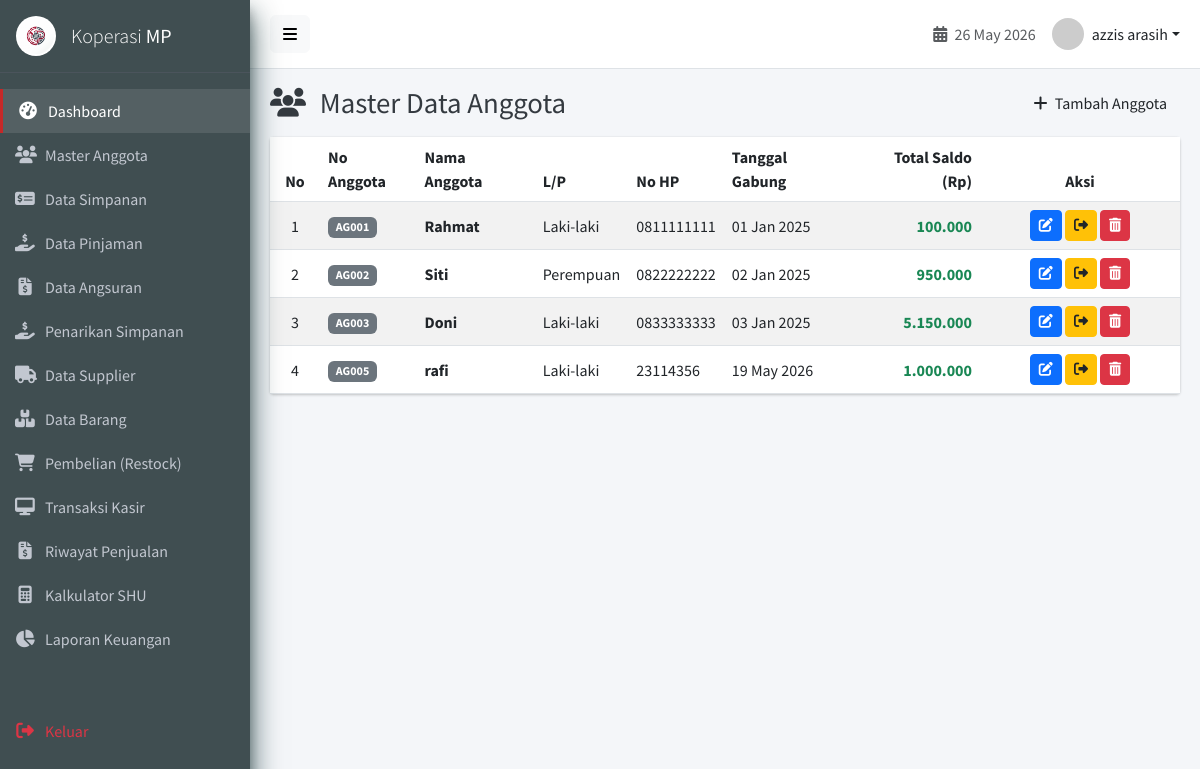
Screenshot of /anggota.php (signed in) with the database file from the repository.
### tables this page shows
CREATE TABLE `anggota` (
  `id_anggota` int(11) NOT NULL AUTO_INCREMENT,
  `no_anggota` varchar(30) NOT NULL,
  `nama_anggota` varchar(100) NOT NULL,
  `jk` enum('L','P') DEFAULT NULL,
  `alamat` text DEFAULT NULL,
  `no_hp` varchar(20) DEFAULT NULL,
  `tanggal_gabung` date DEFAULT NULL,
  `status` enum('aktif','nonaktif') DEFAULT 'aktif',
  `created_at` timestamp NOT NULL DEFAULT current_timestamp(),
  `updated_at` timestamp NOT NULL DEFAULT current_timestamp() ON UPDATE current_timestamp(),
  `deleted_at` timestamp NULL DEFAULT NULL,
  PRIMARY KEY (`id_anggota`),
  UNIQUE KEY `no_anggota` (`no_anggota`),
  KEY `idx_nama_anggota` (`nama_anggota`)
);

### anggota.php (the view, shortened to what this page needs)
<?php
require_once 'config/database.php';
include 'views/layouts/header.php';
?>
<div class="content-header">
    <div class="d-flex justify-content-between align-items-center">
        <h1 class="m-0"><i class="fas fa-users me-2"></i> Master Data Anggota</h1>
        <a href="anggota_tambah.php" class="btn btn-crimson"><i class="fas fa-plus me-1"></i> Tambah Anggota</a>
    </div>
</div>
<section class="content">
    <div class="card">
        <div class="card-body p-0">
            <div class="table-responsive">
                <table class="table table-hover table-striped align-middle mb-0">
                    <thead class="bg-light">
                        <tr>
                            <th class="text-center" width="50">No</th>
                            <th>No Anggota</th>
                            <th>Nama Anggota</th>
                            <th>L/P</th>
                            <th>No HP</th>
                            <th>Tanggal Gabung</th>
                            <th class="text-end">Total Saldo (Rp)</th>
                            <th class="text-center" width="200">Aksi</th>
                        </tr>
                    </thead>
                    <tbody>
                        <?php
                        $no = 1;
                        $query_str = "SELECT a.*,
                                      COALESCE((SELECT SUM(jumlah) FROM simpanan WHERE id_anggota = a.id_anggota), 0) -
                                      COALESCE((SELECT SUM(jumlah) FROM penarikan_simpanan WHERE id_anggota = a.id_anggota), 0) AS total_saldo
                                      FROM anggota a
                                      WHERE a.status = 'aktif'
                                      ORDER BY a.id_anggota ASC";
                        $query = $conn->query($query_str);
                        if($query->num_rows > 0):
                            while($row = $query->fetch_assoc()):
                        ?>
                        <tr>
                            <td class="text-center"><?php echo $no++; ?></td>
                            <td><span class="badge bg-secondary"><?php echo $row['no_anggota']; ?></span></td>
                            <td class="fw-bold"><?php echo htmlspecialchars($row['nama_anggota']); ?></td>
                            <td><?php echo $row['jk'] == 'L' ? 'Laki-laki' : 'Perempuan'; ?></td>
                            <td><?php echo htmlspecialchars($row['no_hp']); ?></td>
                            <td><?php echo date('d M Y', strtotime($row['tanggal_gabung'])); ?></td>
                            <td class="text-end fw-bold text-success"><?php echo number_format($row['total_saldo'], 0, ',', '.'); ?></td>
                            <td class="text-center">
                                <a href="anggota_edit.php?id=<?php echo $row['id_anggota']; ?>" class="btn btn-sm btn-primary" title="Edit"><i class="fas fa-edit"></i></a>
                                <?php if($_SESSION['role'] === 'Admin'): ?>
                                <a href="anggota_keluar.php?id=<?php echo $row['id_anggota']; ?>" class="btn btn-sm btn-warning text-dark" onclick="return confirm('Anggota akan dikeluarkan dan seluruh saldonya akan ditarik. Yakin?');" title="Anggota Keluar"><i class="fas fa-sign-out-alt"></i></a>
                                <?php endif; ?>
                                <a href="anggota_proses.php?action=hapus&id=<?php echo $row['id_anggota']; ?>" class="btn btn-sm btn-danger" onclick="return confirm('Apakah Anda yakin ingin menghapus data anggota ini?');" title="Hapus"><i class="fas fa-trash-alt"></i></a>
                            </td>
                        </tr>
                        <?php
                            endwhile;
                        else:
                        ?>
                        <tr>
                            <td colspan="8" class="text-center py-4 text-muted">Belum ada data anggota.</td>
                        </tr>
                        <?php endif; ?>
                    </tbody>
                </table>
            </div>
        </div>
    </div>
</section>
<?php include 'views/layouts/footer.php'; ?>

### assets/css/style.css (style rules this page uses)
:root { --primary-color: #404e51; --accent-red: #C62828; --accent-red-hover: #b71c1c; --bg-color: #f4f6f9; --text-main: #333333; --sidebar-text: #c2c7d0; --border-color: #dee2e6; }
body { font-family: 'Source Sans Pro', sans-serif; background-color: var(--bg-color); color: var(--text-main); margin: 0; overflow-x: hidden; }
.content-header { padding: 15px 20px; }
.content-header h1 { font-size: 1.8rem; margin: 0; color: #343a40; font-weight: 400; }
.content { padding: 0 20px 20px 20px; }
.card { box-shadow: 0 0 1px rgba(0, 0, 0, .125), 0 1px 3px rgba(0, 0, 0, .2); border: 0 solid rgba(0, 0, 0, .125); border-radius: .25rem; background-color: #fff; }
.btn { transition: all 0.3s ease; position: relative; overflow: hidden; }

### rows the page displays
anggota: no_anggota "AG001", nama_anggota "Rahmat", jk "Laki-laki", no_hp "0811111111", tanggal_gabung "01 Jan 2025", total_saldo "100.000"
anggota: no_anggota "AG002", nama_anggota "Siti", jk "Perempuan", no_hp "0822222222", tanggal_gabung "02 Jan 2025", total_saldo "950.000"
anggota: no_anggota "AG003", nama_anggota "Doni", jk "Laki-laki", no_hp "0833333333", tanggal_gabung "03 Jan 2025", total_saldo "5.150.000"
anggota: no_anggota "AG005", nama_anggota "rafi", jk "Laki-laki", no_hp "23114356", tanggal_gabung "19 May 2026", total_saldo "1.000.000"

### other values shown
$_SESSION['nama'] "azzis arasih"
